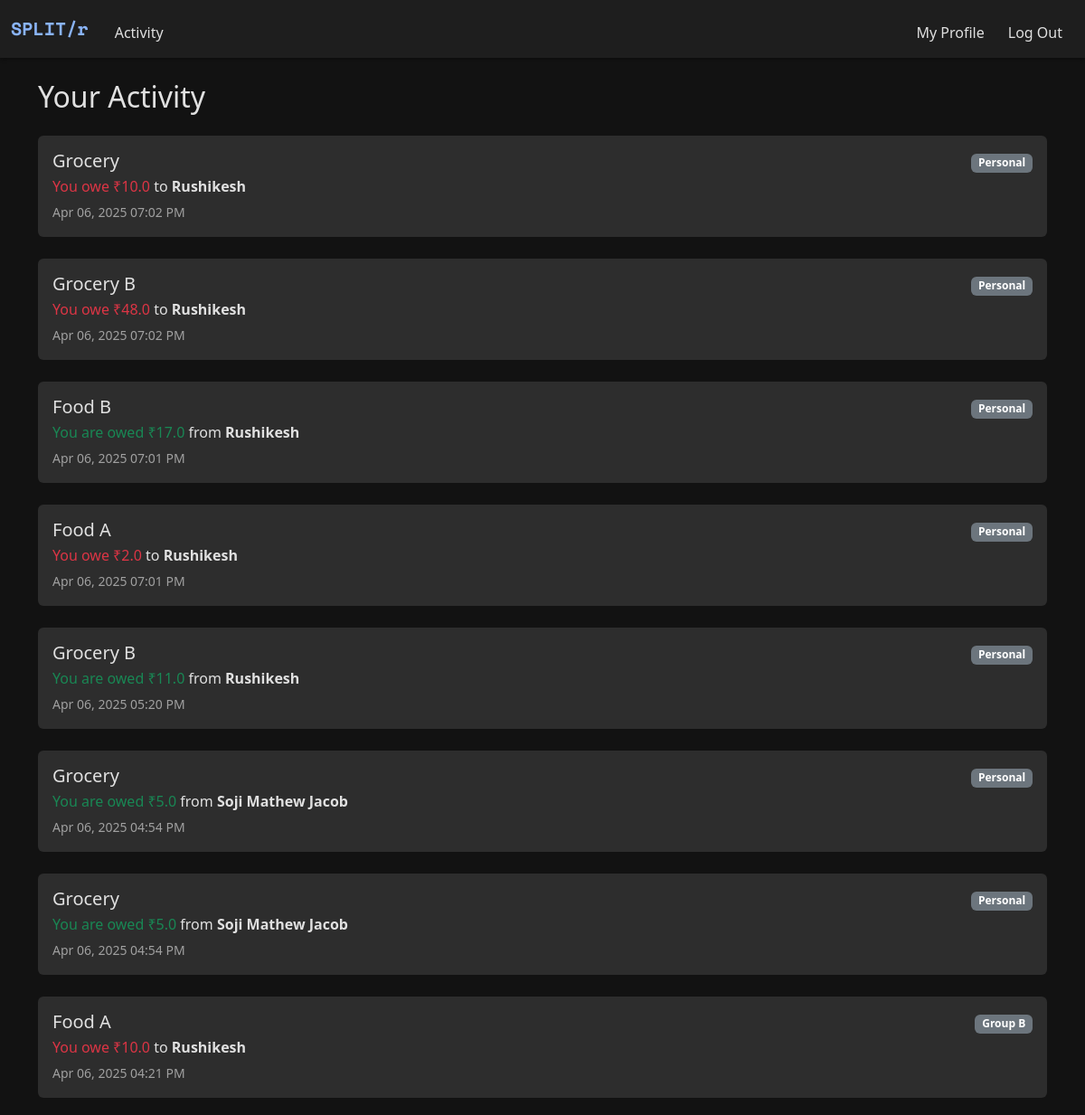
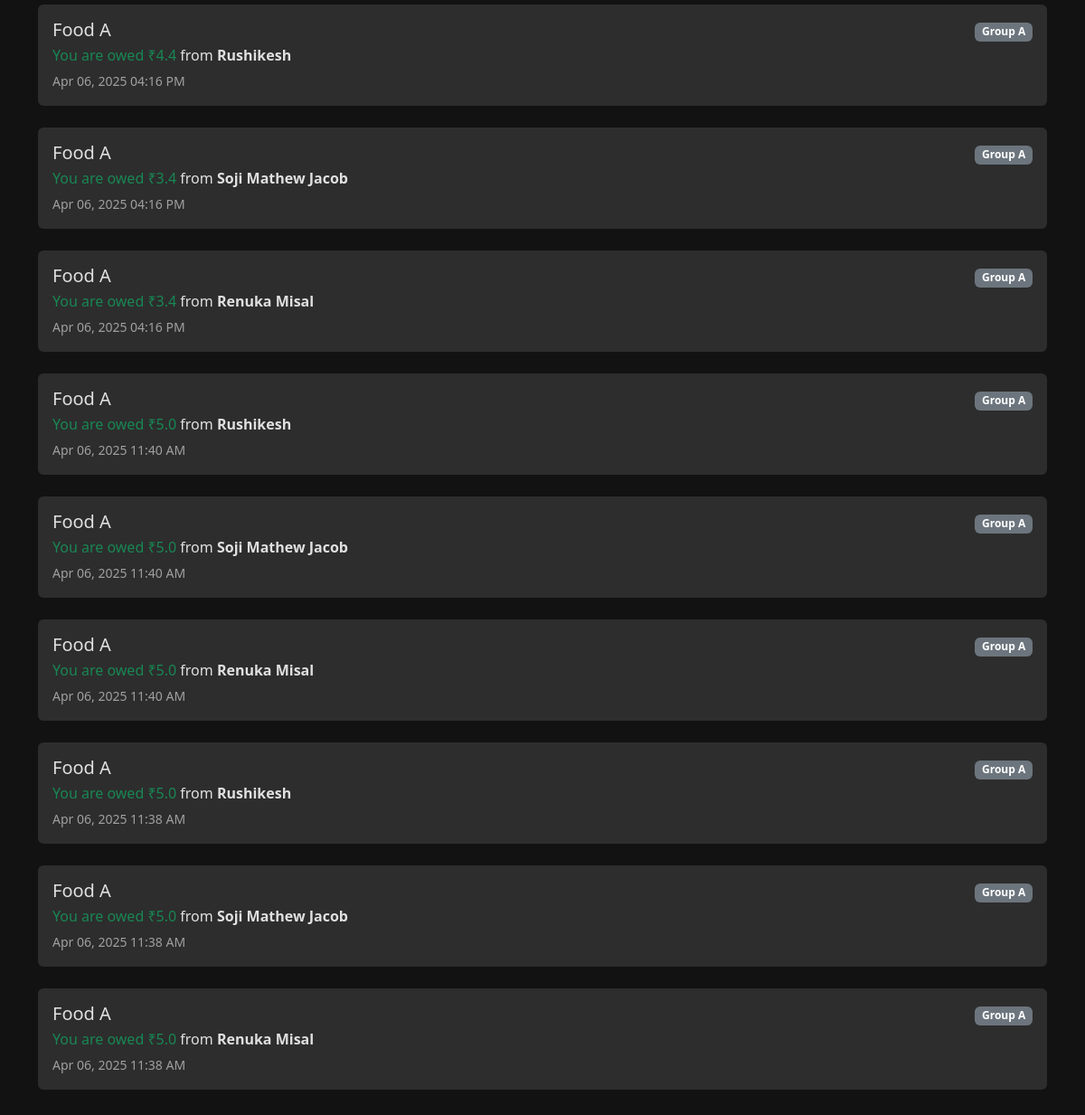
Screenshot of /history (signed in) with the database file from the repository (2 pictures, top to bottom).
### models.py (models this page shows)
class Expense(db.Model):
    __tablename__ = "expenses"
    id = db.Column(db.Integer, primary_key=True)
    description = db.Column(db.String(120))
    amount = db.Column(db.Float)
    paid_by_id = db.Column(db.Integer, db.ForeignKey("users.id"))
    group_id = db.Column(db.Integer, db.ForeignKey("groups.id"), nullable=True)  # Optional
    timestamp = db.Column(db.DateTime, default=datetime.now)
    splits = db.relationship("ExpenseSplit", backref="expense", lazy=True)
    paid_by = db.relationship("User", foreign_keys=[paid_by_id])

class User(db.Model):
    __tablename__ = "users"
    id = db.Column(db.Integer, primary_key=True)
    name = db.Column(db.String(100), nullable=False)
    username = db.Column(db.String(50), unique=True, nullable=False)
    password = db.Column(db.String(200), nullable=False)

class ExpenseSplit(db.Model):
    __tablename__ = "expense_split"
    id = db.Column(db.Integer, primary_key=True)
    expense_id = db.Column(db.Integer, db.ForeignKey("expenses.id"))
    user_id = db.Column(db.Integer, db.ForeignKey("users.id"))
    amount = db.Column(db.Float)

class Group(db.Model):
    __tablename__ = "groups"
    id = db.Column(db.Integer, primary_key=True)
    name = db.Column(db.String(100), nullable=False)
    users = db.relationship("User", secondary="group_members", backref="groups")

### app.py (the view)
@app.route("/history")
@login_required
def activity():
    user_id = session.get("user_id")
    expenses = Expense.query.filter(
        (Expense.paid_by_id == user_id) |
        (Expense.id.in_(
            db.session.query(ExpenseSplit.expense_id)
            .filter_by(user_id=user_id)
        ))
    ).order_by(Expense.timestamp.desc()).all()
    transactions = []
    for expense in expenses:
        group = Group.query.get(expense.group_id) if expense.group_id else None
        group_name = group.name if group else None
        splits = expense.splits
        user_split = next((s for s in splits if s.user_id == user_id), None)
        if expense.paid_by_id == user_id:
            for split in splits:
                if split.user_id != user_id and split.amount > 0:
                    counterparty = User.query.get(split.user_id)
                    transactions.append({
                        "description": expense.description,
                        "owed_amount": split.amount,
                        "counterparty_name": counterparty.name,
                        "group_name": group_name,
                        "timestamp": expense.timestamp
                    })
        elif user_split:
            payer = User.query.get(expense.paid_by_id)
            transactions.append({
                "description": expense.description,
                "owed_amount": -user_split.amount,
                "counterparty_name": payer.name,
                "group_name": group_name,
                "timestamp": expense.timestamp
            })
    return render_template("activity.html", transactions=transactions)

### helper.py (called while the page is built)
def login_required(f):
    @wraps(f)
    def decorated_function(*args, **kwargs):
        if "user_id" not in session:
            flash("You must be logged in to view this page.", "danger")
            return redirect("/login")
        return f(*args, **kwargs)
    return decorated_function

### templates/activity.html (shortened to what this page needs)
{% extends "layout.html" %}
{% block main %}
<div class="container py-4">
    <h2 class="mb-4">Your Activity</h2>
    {% if transactions %}
        <div class="list-group">
            {% for txn in transactions %}
                <div class="mb-4 p-3 rounded" style="background-color: var(--dark-tertiary);">
                    <div class="d-flex justify-content-between">
                        <div>
                            <h5 class="mb-1">{{ txn.description }}</h5>
                            <p class="mb-1">
                                {% if txn.owed_amount > 0 %}
                                    <span class="text-success">You are owed ₹{{ txn.owed_amount | round(2) }}</span>
                                    from <strong>{{ txn.counterparty_name }}</strong>
                                {% elif txn.owed_amount < 0 %}
                                    <span class="text-danger">You owe ₹{{ -txn.owed_amount | round(2) }}</span>
                                    to <strong>{{ txn.counterparty_name }}</strong>
                                {% else %}
                                    <span class="text-muted">Settled</span>
                                {% endif %}
                            </p>
                            <small class="text-muted-custom">
                                {{ txn.timestamp.strftime('%b %d, %Y %I:%M %p') }}
                            </small>
                        </div>
                        <div class="text-end">
                            <span class="badge bg-secondary">{{ txn.group_name if txn.group_name else "Personal" }}</span>
                        </div>
                    </div>
                </div>
            {% endfor %}
        </div>
    {% else %}
        <div class="alert alert-secondary">No transactions yet!</div>
    {% endif %}
</div>
{% endblock %}

### static/style.css (style rules this page uses)
:root { --dark-bg: #121212; --dark-secondary: #1e1e1e; --dark-tertiary: #2d2d2d; --text-primary: #e0e0e0; --text-secondary: #a0a0a0; --accent-color: #8ab4f8; --danger-color: #cf6679; --success-color: #03dac6; }
html, body { height: 100%; margin: 0; padding: 0; background-color: var(--dark-bg); color: var(--text-primary); display: flex; flex-direction: column; }
body { background-color: var(--dark-bg); color: var(--text-primary); min-height: 100vh; display: flex; flex-direction: column; }
.text-muted-custom { color: var(--text-secondary) !important; }

### rows the page displays
Expense: description "Grocery", timestamp "Apr 06, 2025 07:02 PM"
User: counterparty_name "Rushikesh" "Rushikesh" "Rushikesh" "Rushikesh", counterparty_name "Rushikesh" "Rushikesh" "Rushikesh" "Rushikesh" "Rushikesh"
Expense: description "Grocery B", timestamp "Apr 06, 2025 07:02 PM"
Expense: description "Food B", timestamp "Apr 06, 2025 07:01 PM"
ExpenseSplit: owed_amount "17.0"
Expense: description "Food A", timestamp "Apr 06, 2025 07:01 PM"
Expense: description "Grocery B", timestamp "Apr 06, 2025 05:20 PM"
ExpenseSplit: owed_amount "11.0"
Expense: description "Grocery", timestamp "Apr 06, 2025 04:54 PM"
ExpenseSplit: owed_amount "5.0"
User: counterparty_name "Soji Mathew Jacob" "Soji Mathew Jacob" "Soji Mathew Jacob" "Soji Mathew Jacob" "Soji Mathew Jacob"
Expense: description "Grocery", timestamp "Apr 06, 2025 04:54 PM"
ExpenseSplit: owed_amount "5.0"
Expense: description "Food A", timestamp "Apr 06, 2025 04:21 PM"
Group: name "Group B"
Expense: description "Food A" "Food A" "Food A", timestamp "Apr 06, 2025 04:16 PM" "Apr 06, 2025 04:16 PM" "Apr 06, 2025 04:16 PM"
ExpenseSplit: owed_amount "4.4"
Group: name "Group A" "Group A" "Group A" "Group A" "Group A" "Group A" "Group A" "Group A" "Group A"
ExpenseSplit: owed_amount "3.4"
ExpenseSplit: owed_amount "3.4"
User: counterparty_name "Renuka Misal" "Renuka Misal" "Renuka Misal"
Expense: description "Food A" "Food A" "Food A", timestamp "Apr 06, 2025 11:40 AM" "Apr 06, 2025 11:40 AM" "Apr 06, 2025 11:40 AM"
ExpenseSplit: owed_amount "5.0"
ExpenseSplit: owed_amount "5.0"
ExpenseSplit: owed_amount "5.0"
Expense: description "Food A" "Food A" "Food A", timestamp "Apr 06, 2025 11:38 AM" "Apr 06, 2025 11:38 AM" "Apr 06, 2025 11:38 AM"
ExpenseSplit: owed_amount "5.0"
ExpenseSplit: owed_amount "5.0"
ExpenseSplit: owed_amount "5.0"

### other values shown
{{ txn.owed_amount | round(2) }} "10.0" "48.0" "2.0" "10.0"
{{ txn.group_name if txn.group_name else "Personal" }} "Personal" "Personal" "Personal" "Personal" "Personal" "Personal" "Personal"
